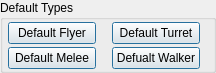
    <widget class="QGroupBox" name="IDC_STATIC_24">
      <property name="geometry">
        <rect>
          <x>8</x>
          <y>172</y>
          <width>216</width>
          <height>73</height>
        </rect>
      </property>
      <property name="title">
        <string>Default Types</string>
      </property>
      <property name="visible">
        <bool>true</bool>
      </property>
      <property name="enabled">
        <bool>true</bool>
      </property>
      <property name="flat">
        <bool>false</bool>
      </property>
      <widget class="QPushButton" name="IDC_AI_FLYER_BUTTON">
        <property name="geometry">
          <rect>
            <x>8</x>
            <y>22</y>
            <width>88</width>
            <height>22</height>
          </rect>
        </property>
        <property name="text">
          <string>Default Flyer</string>
        </property>
        <property name="visible">
          <bool>true</bool>
        </property>
        <property name="enabled">
          <bool>true</bool>
        </property>
        <property name="default">
          <bool>true</bool>
        </property>
        <property name="autoDefault">
          <bool>true</bool>
        </property>
      </widget>
      <widget class="QPushButton" name="IDC_AI_TURRET_BUTTON">
        <property name="geometry">
          <rect>
            <x>112</x>
            <y>22</y>
            <width>88</width>
            <height>22</height>
          </rect>
        </property>
        <property name="text">
          <string>Default Turret</string>
        </property>
        <property name="visible">
          <bool>true</bool>
        </property>
        <property name="enabled">
          <bool>true</bool>
        </property>
        <property name="default">
          <bool>true</bool>
        </property>
        <property name="autoDefault">
          <bool>true</bool>
        </property>
      </widget>
      <widget class="QPushButton" name="IDC_AI_MELEE_BUTTON">
        <property name="geometry">
          <rect>
            <x>8</x>
            <y>47</y>
            <width>88</width>
            <height>22</height>
          </rect>
        </property>
        <property name="text">
          <string>Default Melee</string>
        </property>
        <property name="visible">
          <bool>true</bool>
        </property>
        <property name="enabled">
          <bool>true</bool>
        </property>
        <property name="default">
          <bool>true</bool>
        </property>
        <property name="autoDefault">
          <bool>true</bool>
        </property>
      </widget>
      <widget class="QPushButton" name="IDC_AI_WALKER_BUTTON">
        <property name="geometry">
          <rect>
            <x>112</x>
            <y>47</y>
            <width>88</width>
            <height>22</height>
          </rect>
        </property>
        <property name="text">
          <string>Defualt Walker</string>
        </property>
        <property name="visible">
          <bool>true</bool>
        </property>
        <property name="enabled">
          <bool>true</bool>
        </property>
        <property name="default">
          <bool>true</bool>
        </property>
        <property name="autoDefault">
          <bool>true</bool>
        </property>
      </widget>
    </widget>
